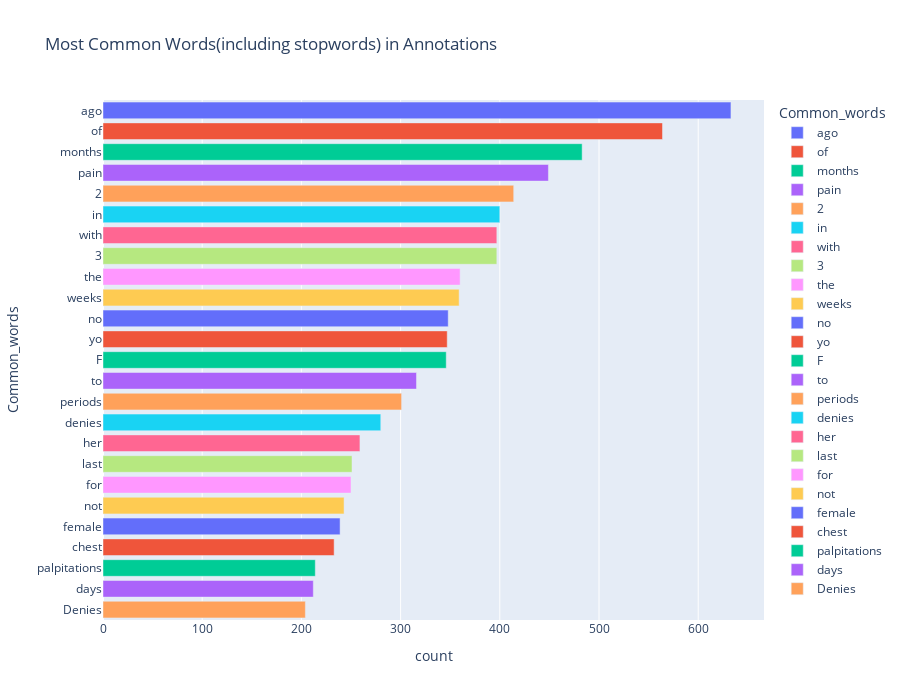
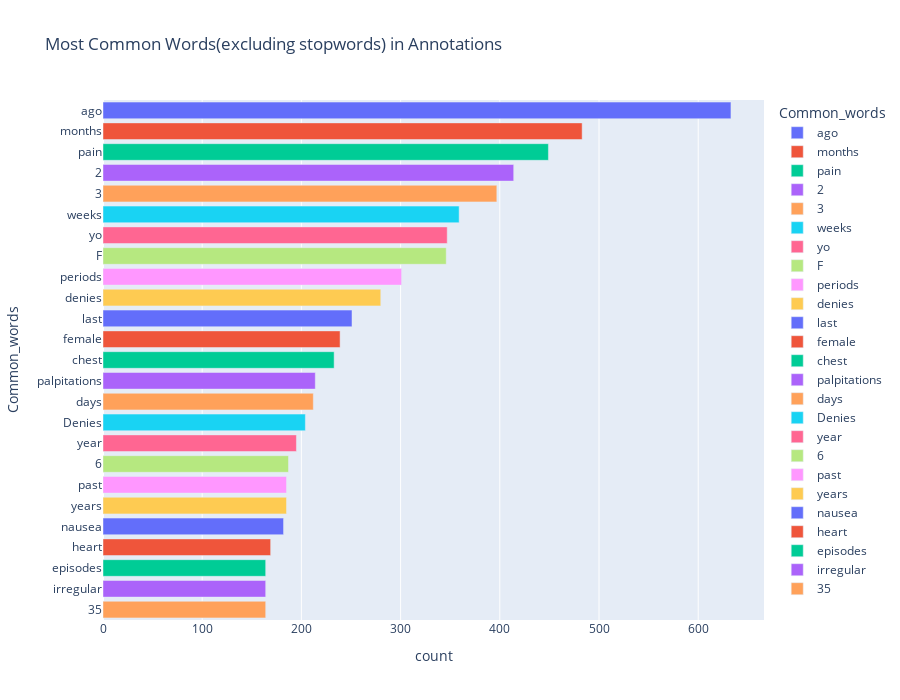

Notebook source saved alongside these figures, in order:
### Markdown cell above
It would be cool to **annotate more data** somehow!

### Code cell
def join_fea(annotation):
    text = [word for words in ast.literal_eval(annotation) for word in words.split()]
    return text

train['text'] = train['annotation'].apply(lambda x : join_fea(x))

top = Counter([word for words in train['text'] for word in words])
df_temp = pd.DataFrame(top.most_common(25))
df_temp.columns = ['Common_words','count']

fig = px.bar(df_temp, x='count', y='Common_words', title='Most Common Words(including stopwords) in Annotations', orientation='h', width=900,height=700, color='Common_words')
fig.show()

def join_fea(annotation):
    text = [word for words in ast.literal_eval(annotation) for word in words.split() if word not in set(stopwords.words('english'))]
    return text

train['text'] = train['annotation'].apply(lambda x : join_fea(x))

top = Counter([word for words in train['text'] for word in words])
df_temp = pd.DataFrame(top.most_common(25))
df_temp.columns = ['Common_words','count']

fig = px.bar(df_temp, x='count', y='Common_words', title='Most Common Words(excluding stopwords) in Annotations', orientation='h', width=900,height=700, color='Common_words')
fig.show()

### Figure 1 — Plotly figure (JSON) as saved in the notebook; plotly's stock layout.template omitted (floating-point values rounded to 4 significant figures)
{"data": [{"alignmentgroup": "True", "hovertemplate": "Common_words=%{y}<br>count=%{x}<extra></extra>", "legendgroup": "ago", "marker": {"color": "#636efa", "pattern": {"shape": ""}}, "name": "ago", "offsetgroup": "ago", "orientation": "h", "showlegend": true, "textposition": "auto", "type": "bar", "x": [633], "xaxis": "x", "y": ["ago"], "yaxis": "y"}, {"alignmentgroup": "True", "hovertemplate": "Common_words=%{y}<br>count=%{x}<extra></extra>", "legendgroup": "of", "marker": {"color": "#EF553B", "pattern": {"shape": ""}}, "name": "of", "offsetgroup": "of", "orientation": "h", "showlegend": true, "textposition": "auto", "type": "bar", "x": [564], "xaxis": "x", "y": ["of"], "yaxis": "y"}, {"alignmentgroup": "True", "hovertemplate": "Common_words=%{y}<br>count=%{x}<extra></extra>", "legendgroup": "months", "marker": {"color": "#00cc96", "pattern": {"shape": ""}}, "name": "months", "offsetgroup": "months", "orientation": "h", "showlegend": true, "textposition": "auto", "type": "bar", "x": [483], "xaxis": "x", "y": ["months"], "yaxis": "y"}, {"alignmentgroup": "True", "hovertemplate": "Common_words=%{y}<br>count=%{x}<extra></extra>", "legendgroup": "pain", "marker": {"color": "#ab63fa", "pattern": {"shape": ""}}, "name": "pain", "offsetgroup": "pain", "orientation": "h", "showlegend": true, "textposition": "auto", "type": "bar", "x": [449], "xaxis": "x", "y": ["pain"], "yaxis": "y"}, {"alignmentgroup": "True", "hovertemplate": "Common_words=%{y}<br>count=%{x}<extra></extra>", "legendgroup": "2", "marker": {"color": "#FFA15A", "pattern": {"shape": ""}}, "name": "2", "offsetgroup": "2", "orientation": "h", "showlegend": true, "textposition": "auto", "type": "bar", "x": [414], "xaxis": "x", "y": ["2"], "yaxis": "y"}, {"alignmentgroup": "True", "hovertemplate": "Common_words=%{y}<br>count=%{x}<extra></extra>", "legendgroup": "in", "marker": {"color": "#19d3f3", "pattern": {"shape": ""}}, "name": "in", "offsetgroup": "in", "orientation": "h", "showlegend": true, "textposition": "auto", "type": "bar", "x": [400], "xaxis": "x", "y": ["in"], "yaxis": "y"}, {"alignmentgroup": "True", "hovertemplate": "Common_words=%{y}<br>count=%{x}<extra></extra>", "legendgroup": "with", "marker": {"color": "#FF6692", "pattern": {"shape": ""}}, "name": "with", "offsetgroup": "with", "orientation": "h", "showlegend": true, "textposition": "auto", "type": "bar", "x": [397], "xaxis": "x", "y": ["with"], "yaxis": "y"}, {"alignmentgroup": "True", "hovertemplate": "Common_words=%{y}<br>count=%{x}<extra></extra>", "legendgroup": "3", "marker": {"color": "#B6E880", "pattern": {"shape": ""}}, "name": "3", "offsetgroup": "3", "orientation": "h", "showlegend": true, "textposition": "auto", "type": "bar", "x": [397], "xaxis": "x", "y": ["3"], "yaxis": "y"}, {"alignmentgroup": "True", "hovertemplate": "Common_words=%{y}<br>count=%{x}<extra></extra>", "legendgroup": "the", "marker": {"color": "#FF97FF", "pattern": {"shape": ""}}, "name": "the", "offsetgroup": "the", "orientation": "h", "showlegend": true, "textposition": "auto", "type": "bar", "x": [360], "xaxis": "x", "y": ["the"], "yaxis": "y"}, {"alignmentgroup": "True", "hovertemplate": "Common_words=%{y}<br>count=%{x}<extra></extra>", "legendgroup": "weeks", "marker": {"color": "#FECB52", "pattern": {"shape": ""}}, "name": "weeks", "offsetgroup": "weeks", "orientation": "h", "showlegend": true, "textposition": "auto", "type": "bar", "x": [359], "xaxis": "x", "y": ["weeks"], "yaxis": "y"}, {"alignmentgroup": "True", "hovertemplate": "Common_words=%{y}<br>count=%{x}<extra></extra>", "legendgroup": "no", "marker": {"color": "#636efa", "pattern": {"shape": ""}}, "name": "no", "offsetgroup": "no", "orientation": "h", "showlegend": true, "textposition": "auto", "type": "bar", "x": [348], "xaxis": "x", "y": ["no"], "yaxis": "y"}, {"alignmentgroup": "True", "hovertemplate": "Common_words=%{y}<br>count=%{x}<extra></extra>", "legendgroup": "yo", "marker": {"color": "#EF553B", "pattern": {"shape": ""}}, "name": "yo", "offsetgroup": "yo", "orientation": "h", "showlegend": true, "textposition": "auto", "type": "bar", "x": [347], "xaxis": "x", "y": ["yo"], "yaxis": "y"}, {"alignmentgroup": "True", "hovertemplate": "Common_words=%{y}<br>count=%{x}<extra></extra>", "legendgroup": "F", "marker": {"color": "#00cc96", "pattern": {"shape": ""}}, "name": "F", "offsetgroup": "F", "orientation": "h", "showlegend": true, "textposition": "auto", "type": "bar", "x": [346], "xaxis": "x", "y": ["F"], "yaxis": "y"}, {"alignmentgroup": "True", "hovertemplate": "Common_words=%{y}<br>count=%{x}<extra></extra>", "legendgroup": "to", "marker": {"color": "#ab63fa", "pattern": {"shape": ""}}, "name": "to", "offsetgroup": "to", "orientation": "h", "showlegend": true, "textposition": "auto", "type": "bar", "x": [316], "xaxis": "x", "y": ["to"], "yaxis": "y"}, {"alignmentgroup": "True", "hovertemplate": "Common_words=%{y}<br>count=%{x}<extra></extra>", "legendgroup": "periods", "marker": {"color": "#FFA15A", "pattern": {"shape": ""}}, "name": "periods", "offsetgroup": "periods", "orientation": "h", "showlegend": true, "textposition": "auto", "type": "bar", "x": [301], "xaxis": "x", "y": ["periods"], "yaxis": "y"}, {"alignmentgroup": "True", "hovertemplate": "Common_words=%{y}<br>count=%{x}<extra></extra>", "legendgroup": "denies", "marker": {"color": "#19d3f3", "pattern": {"shape": ""}}, "name": "denies", "offsetgroup": "denies", "orientation": "h", "showlegend": true, "textposition": "auto", "type": "bar", "x": [280], "xaxis": "x", "y": ["denies"], "yaxis": "y"}, {"alignmentgroup": "True", "hovertemplate": "Common_words=%{y}<br>count=%{x}<extra></extra>", "legendgroup": "her", "marker": {"color": "#FF6692", "pattern": {"shape": ""}}, "name": "her", "offsetgroup": "her", "orientation": "h", "showlegend": true, "textposition": "auto", "type": "bar", "x": [259], "xaxis": "x", "y": ["her"], "yaxis": "y"}, {"alignmentgroup": "True", "hovertemplate": "Common_words=%{y}<br>count=%{x}<extra></extra>", "legendgroup": "last", "marker": {"color": "#B6E880", "pattern": {"shape": ""}}, "name": "last", "offsetgroup": "last", "orientation": "h", "showlegend": true, "textposition": "auto", "type": "bar", "x": [251], "xaxis": "x", "y": ["last"], "yaxis": "y"}, {"alignmentgroup": "True", "hovertemplate": "Common_words=%{y}<br>count=%{x}<extra></extra>", "legendgroup": "for", "marker": {"color": "#FF97FF", "pattern": {"shape": ""}}, "name": "for", "offsetgroup": "for", "orientation": "h", "showlegend": true, "textposition": "auto", "type": "bar", "x": [250], "xaxis": "x", "y": ["for"], "yaxis": "y"}, {"alignmentgroup": "True", "hovertemplate": "Common_words=%{y}<br>count=%{x}<extra></extra>", "legendgroup": "not", "marker": {"color": "#FECB52", "pattern": {"shape": ""}}, "name": "not", "offsetgroup": "not", "orientation": "h", "showlegend": true, "textposition": "auto", "type": "bar", "x": [243], "xaxis": "x", "y": ["not"], "yaxis": "y"}, {"alignmentgroup": "True", "hovertemplate": "Common_words=%{y}<br>count=%{x}<extra></extra>", "legendgroup": "female", "marker": {"color": "#636efa", "pattern": {"shape": ""}}, "name": "female", "offsetgroup": "female", "orientation": "h", "showlegend": true, "textposition": "auto", "type": "bar", "x": [239], "xaxis": "x", "y": ["female"], "yaxis": "y"}, {"alignmentgroup": "True", "hovertemplate": "Common_words=%{y}<br>count=%{x}<extra></extra>", "legendgroup": "chest", "marker": {"color": "#EF553B", "pattern": {"shape": ""}}, "name": "chest", "offsetgroup": "chest", "orientation": "h", "showlegend": true, "textposition": "auto", "type": "bar", "x": [233], "xaxis": "x", "y": ["chest"], "yaxis": "y"}, {"alignmentgroup": "True", "hovertemplate": "Common_words=%{y}<br>count=%{x}<extra></extra>", "legendgroup": "palpitations", "marker": {"color": "#00cc96", "pattern": {"shape": ""}}, "name": "palpitations", "offsetgroup": "palpitations", "orientation": "h", "showlegend": true, "textposition": "auto", "type": "bar", "x": [214], "xaxis": "x", "y": ["palpitations"], "yaxis": "y"}, {"alignmentgroup": "True", "hovertemplate": "Common_words=%{y}<br>count=%{x}<extra></extra>", "legendgroup": "days", "marker": {"color": "#ab63fa", "pattern": {"shape": ""}}, "name": "days", "offsetgroup": "days", "orientation": "h", "showlegend": true, "textposition": "auto", "type": "bar", "x": [212], "xaxis": "x", "y": ["days"], "yaxis": "y"}, {"alignmentgroup": "True", "hovertemplate": "Common_words=%{y}<br>count=%{x}<extra></extra>", "legendgroup": "Denies", "marker": {"color": "#FFA15A", "pattern": {"shape": ""}}, "name": "Denies", "offsetgroup": "Denies", "orientation": "h", "showlegend": true, "textposition": "auto", "type": "bar", "x": [204], "xaxis": "x", "y": ["Denies"], "yaxis": "y"}], "layout": {"barmode": "relative", "height": 700, "legend": {"title": {"text": "Common_words"}, "tracegroupgap": 0}, "title": {"text": "Most Common Words(including stopwords) in Annotations"}, "width": 900, "xaxis": {"anchor": "y", "domain": [0, 1], "title": {"text": "count"}}, "yaxis": {"anchor": "x", "categoryarray": ["Denies", "days", "palpitations", "chest", "female", "not", "for", "last", "her", "denies", "periods", "to", "F", "yo", "no", "weeks", "the", "3", "with", "in", "2", "pain", "months", "of", "ago"], "categoryorder": "array", "domain": [0, 1], "title": {"text": "Common_words"}}}}

### Figure 2 — Plotly figure (JSON) as saved in the notebook; plotly's stock layout.template omitted (floating-point values rounded to 4 significant figures)
{"data": [{"alignmentgroup": "True", "hovertemplate": "Common_words=%{y}<br>count=%{x}<extra></extra>", "legendgroup": "ago", "marker": {"color": "#636efa", "pattern": {"shape": ""}}, "name": "ago", "offsetgroup": "ago", "orientation": "h", "showlegend": true, "textposition": "auto", "type": "bar", "x": [633], "xaxis": "x", "y": ["ago"], "yaxis": "y"}, {"alignmentgroup": "True", "hovertemplate": "Common_words=%{y}<br>count=%{x}<extra></extra>", "legendgroup": "months", "marker": {"color": "#EF553B", "pattern": {"shape": ""}}, "name": "months", "offsetgroup": "months", "orientation": "h", "showlegend": true, "textposition": "auto", "type": "bar", "x": [483], "xaxis": "x", "y": ["months"], "yaxis": "y"}, {"alignmentgroup": "True", "hovertemplate": "Common_words=%{y}<br>count=%{x}<extra></extra>", "legendgroup": "pain", "marker": {"color": "#00cc96", "pattern": {"shape": ""}}, "name": "pain", "offsetgroup": "pain", "orientation": "h", "showlegend": true, "textposition": "auto", "type": "bar", "x": [449], "xaxis": "x", "y": ["pain"], "yaxis": "y"}, {"alignmentgroup": "True", "hovertemplate": "Common_words=%{y}<br>count=%{x}<extra></extra>", "legendgroup": "2", "marker": {"color": "#ab63fa", "pattern": {"shape": ""}}, "name": "2", "offsetgroup": "2", "orientation": "h", "showlegend": true, "textposition": "auto", "type": "bar", "x": [414], "xaxis": "x", "y": ["2"], "yaxis": "y"}, {"alignmentgroup": "True", "hovertemplate": "Common_words=%{y}<br>count=%{x}<extra></extra>", "legendgroup": "3", "marker": {"color": "#FFA15A", "pattern": {"shape": ""}}, "name": "3", "offsetgroup": "3", "orientation": "h", "showlegend": true, "textposition": "auto", "type": "bar", "x": [397], "xaxis": "x", "y": ["3"], "yaxis": "y"}, {"alignmentgroup": "True", "hovertemplate": "Common_words=%{y}<br>count=%{x}<extra></extra>", "legendgroup": "weeks", "marker": {"color": "#19d3f3", "pattern": {"shape": ""}}, "name": "weeks", "offsetgroup": "weeks", "orientation": "h", "showlegend": true, "textposition": "auto", "type": "bar", "x": [359], "xaxis": "x", "y": ["weeks"], "yaxis": "y"}, {"alignmentgroup": "True", "hovertemplate": "Common_words=%{y}<br>count=%{x}<extra></extra>", "legendgroup": "yo", "marker": {"color": "#FF6692", "pattern": {"shape": ""}}, "name": "yo", "offsetgroup": "yo", "orientation": "h", "showlegend": true, "textposition": "auto", "type": "bar", "x": [347], "xaxis": "x", "y": ["yo"], "yaxis": "y"}, {"alignmentgroup": "True", "hovertemplate": "Common_words=%{y}<br>count=%{x}<extra></extra>", "legendgroup": "F", "marker": {"color": "#B6E880", "pattern": {"shape": ""}}, "name": "F", "offsetgroup": "F", "orientation": "h", "showlegend": true, "textposition": "auto", "type": "bar", "x": [346], "xaxis": "x", "y": ["F"], "yaxis": "y"}, {"alignmentgroup": "True", "hovertemplate": "Common_words=%{y}<br>count=%{x}<extra></extra>", "legendgroup": "periods", "marker": {"color": "#FF97FF", "pattern": {"shape": ""}}, "name": "periods", "offsetgroup": "periods", "orientation": "h", "showlegend": true, "textposition": "auto", "type": "bar", "x": [301], "xaxis": "x", "y": ["periods"], "yaxis": "y"}, {"alignmentgroup": "True", "hovertemplate": "Common_words=%{y}<br>count=%{x}<extra></extra>", "legendgroup": "denies", "marker": {"color": "#FECB52", "pattern": {"shape": ""}}, "name": "denies", "offsetgroup": "denies", "orientation": "h", "showlegend": true, "textposition": "auto", "type": "bar", "x": [280], "xaxis": "x", "y": ["denies"], "yaxis": "y"}, {"alignmentgroup": "True", "hovertemplate": "Common_words=%{y}<br>count=%{x}<extra></extra>", "legendgroup": "last", "marker": {"color": "#636efa", "pattern": {"shape": ""}}, "name": "last", "offsetgroup": "last", "orientation": "h", "showlegend": true, "textposition": "auto", "type": "bar", "x": [251], "xaxis": "x", "y": ["last"], "yaxis": "y"}, {"alignmentgroup": "True", "hovertemplate": "Common_words=%{y}<br>count=%{x}<extra></extra>", "legendgroup": "female", "marker": {"color": "#EF553B", "pattern": {"shape": ""}}, "name": "female", "offsetgroup": "female", "orientation": "h", "showlegend": true, "textposition": "auto", "type": "bar", "x": [239], "xaxis": "x", "y": ["female"], "yaxis": "y"}, {"alignmentgroup": "True", "hovertemplate": "Common_words=%{y}<br>count=%{x}<extra></extra>", "legendgroup": "chest", "marker": {"color": "#00cc96", "pattern": {"shape": ""}}, "name": "chest", "offsetgroup": "chest", "orientation": "h", "showlegend": true, "textposition": "auto", "type": "bar", "x": [233], "xaxis": "x", "y": ["chest"], "yaxis": "y"}, {"alignmentgroup": "True", "hovertemplate": "Common_words=%{y}<br>count=%{x}<extra></extra>", "legendgroup": "palpitations", "marker": {"color": "#ab63fa", "pattern": {"shape": ""}}, "name": "palpitations", "offsetgroup": "palpitations", "orientation": "h", "showlegend": true, "textposition": "auto", "type": "bar", "x": [214], "xaxis": "x", "y": ["palpitations"], "yaxis": "y"}, {"alignmentgroup": "True", "hovertemplate": "Common_words=%{y}<br>count=%{x}<extra></extra>", "legendgroup": "days", "marker": {"color": "#FFA15A", "pattern": {"shape": ""}}, "name": "days", "offsetgroup": "days", "orientation": "h", "showlegend": true, "textposition": "auto", "type": "bar", "x": [212], "xaxis": "x", "y": ["days"], "yaxis": "y"}, {"alignmentgroup": "True", "hovertemplate": "Common_words=%{y}<br>count=%{x}<extra></extra>", "legendgroup": "Denies", "marker": {"color": "#19d3f3", "pattern": {"shape": ""}}, "name": "Denies", "offsetgroup": "Denies", "orientation": "h", "showlegend": true, "textposition": "auto", "type": "bar", "x": [204], "xaxis": "x", "y": ["Denies"], "yaxis": "y"}, {"alignmentgroup": "True", "hovertemplate": "Common_words=%{y}<br>count=%{x}<extra></extra>", "legendgroup": "year", "marker": {"color": "#FF6692", "pattern": {"shape": ""}}, "name": "year", "offsetgroup": "year", "orientation": "h", "showlegend": true, "textposition": "auto", "type": "bar", "x": [195], "xaxis": "x", "y": ["year"], "yaxis": "y"}, {"alignmentgroup": "True", "hovertemplate": "Common_words=%{y}<br>count=%{x}<extra></extra>", "legendgroup": "6", "marker": {"color": "#B6E880", "pattern": {"shape": ""}}, "name": "6", "offsetgroup": "6", "orientation": "h", "showlegend": true, "textposition": "auto", "type": "bar", "x": [187], "xaxis": "x", "y": ["6"], "yaxis": "y"}, {"alignmentgroup": "True", "hovertemplate": "Common_words=%{y}<br>count=%{x}<extra></extra>", "legendgroup": "past", "marker": {"color": "#FF97FF", "pattern": {"shape": ""}}, "name": "past", "offsetgroup": "past", "orientation": "h", "showlegend": true, "textposition": "auto", "type": "bar", "x": [185], "xaxis": "x", "y": ["past"], "yaxis": "y"}, {"alignmentgroup": "True", "hovertemplate": "Common_words=%{y}<br>count=%{x}<extra></extra>", "legendgroup": "years", "marker": {"color": "#FECB52", "pattern": {"shape": ""}}, "name": "years", "offsetgroup": "years", "orientation": "h", "showlegend": true, "textposition": "auto", "type": "bar", "x": [185], "xaxis": "x", "y": ["years"], "yaxis": "y"}, {"alignmentgroup": "True", "hovertemplate": "Common_words=%{y}<br>count=%{x}<extra></extra>", "legendgroup": "nausea", "marker": {"color": "#636efa", "pattern": {"shape": ""}}, "name": "nausea", "offsetgroup": "nausea", "orientation": "h", "showlegend": true, "textposition": "auto", "type": "bar", "x": [182], "xaxis": "x", "y": ["nausea"], "yaxis": "y"}, {"alignmentgroup": "True", "hovertemplate": "Common_words=%{y}<br>count=%{x}<extra></extra>", "legendgroup": "heart", "marker": {"color": "#EF553B", "pattern": {"shape": ""}}, "name": "heart", "offsetgroup": "heart", "orientation": "h", "showlegend": true, "textposition": "auto", "type": "bar", "x": [169], "xaxis": "x", "y": ["heart"], "yaxis": "y"}, {"alignmentgroup": "True", "hovertemplate": "Common_words=%{y}<br>count=%{x}<extra></extra>", "legendgroup": "episodes", "marker": {"color": "#00cc96", "pattern": {"shape": ""}}, "name": "episodes", "offsetgroup": "episodes", "orientation": "h", "showlegend": true, "textposition": "auto", "type": "bar", "x": [164], "xaxis": "x", "y": ["episodes"], "yaxis": "y"}, {"alignmentgroup": "True", "hovertemplate": "Common_words=%{y}<br>count=%{x}<extra></extra>", "legendgroup": "irregular", "marker": {"color": "#ab63fa", "pattern": {"shape": ""}}, "name": "irregular", "offsetgroup": "irregular", "orientation": "h", "showlegend": true, "textposition": "auto", "type": "bar", "x": [164], "xaxis": "x", "y": ["irregular"], "yaxis": "y"}, {"alignmentgroup": "True", "hovertemplate": "Common_words=%{y}<br>count=%{x}<extra></extra>", "legendgroup": "35", "marker": {"color": "#FFA15A", "pattern": {"shape": ""}}, "name": "35", "offsetgroup": "35", "orientation": "h", "showlegend": true, "textposition": "auto", "type": "bar", "x": [164], "xaxis": "x", "y": ["35"], "yaxis": "y"}], "layout": {"barmode": "relative", "height": 700, "legend": {"title": {"text": "Common_words"}, "tracegroupgap": 0}, "title": {"text": "Most Common Words(excluding stopwords) in Annotations"}, "width": 900, "xaxis": {"anchor": "y", "domain": [0, 1], "title": {"text": "count"}}, "yaxis": {"anchor": "x", "categoryarray": ["35", "irregular", "episodes", "heart", "nausea", "years", "past", "6", "year", "Denies", "days", "palpitations", "chest", "female", "last", "denies", "periods", "F", "yo", "weeks", "3", "2", "pain", "months", "ago"], "categoryorder": "array", "domain": [0, 1], "title": {"text": "Common_words"}}}}
